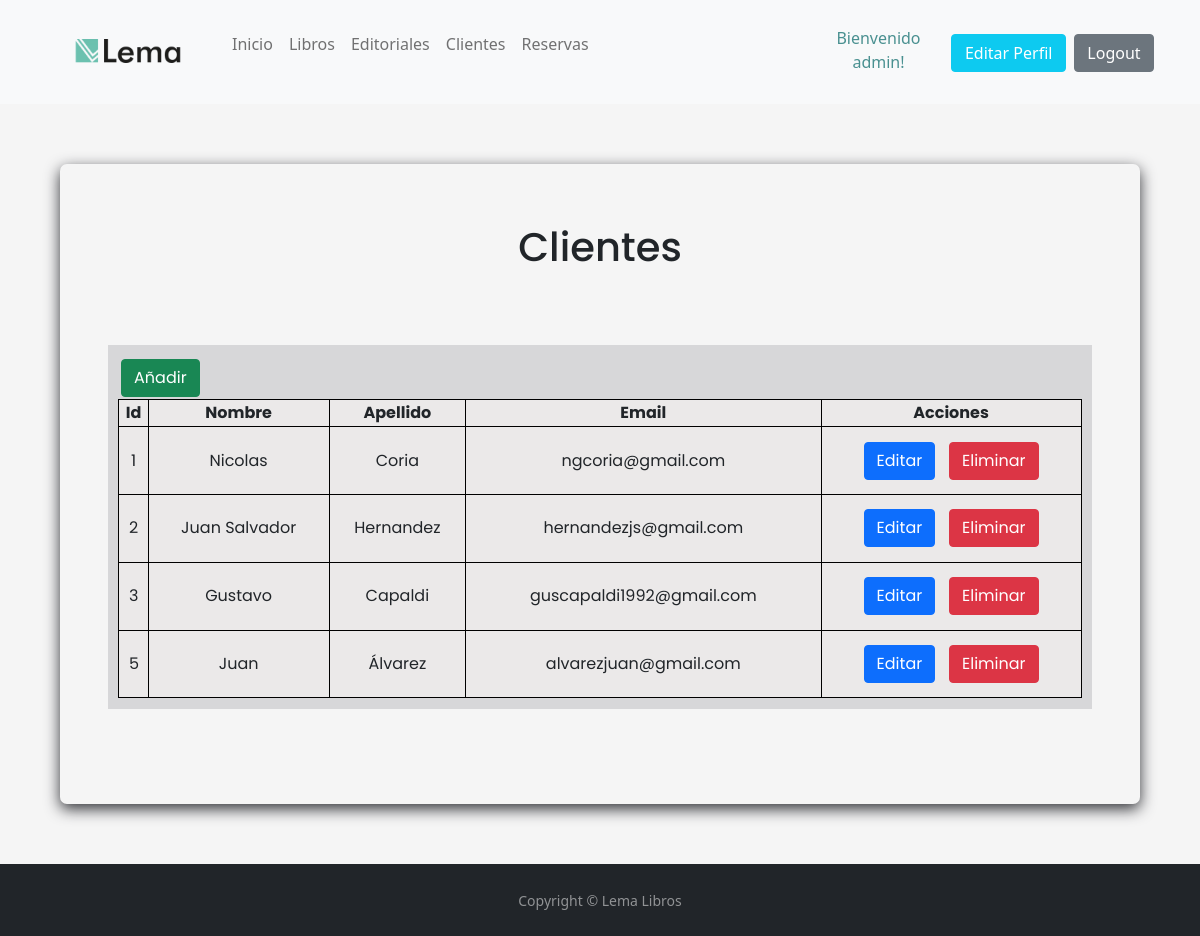
The page /negocio/clientes/ (signed in) on the database its author committed.
### negocio/models.py (models this page shows, shortened)
class Cliente(models.Model):
    nombre = models.CharField(max_length=25)
    apellido = models.CharField(max_length=25)
    email = models.EmailField()
    class Meta:
        verbose_name = "Cliente"
        verbose_name_plural = "Clientes"

### negocio/views.py (the view)
# urls.py: path('clientes/', ClienteList.as_view(), name="clientes"),
class ClienteList(LoginRequiredMixin, ListView):
    model = Cliente

### negocio/templates/negocio/cliente_list.html (shortened to what this page needs)
<!DOCTYPE html>
<html>
    <head>
        {% extends 'negocio/home.html' %}
        {% block contenido %}
            <h1>Clientes</h1>
            <div id=contenedor_tabla>
                <table>
                    <tr>
                        <td>
                            <a href="{% url 'cliente_create' %}"><button type="button" class="btn btn-success">Añadir</button></a>
                        </td>
                    </tr>
                </table>
                <table class="tabla">
                    <thead>
                        <tr>
                            <th class="tabla_head">Id</th>
                            <th class="tabla_head">Nombre</th>
                            <th class="tabla_head">Apellido</th>
                            <th class="tabla_head">Email</th>
                            <th class="tabla_head">Acciones</th>
                        </tr>
                    </thead>
                    <tbody>
                    {% for  cliente in cliente_list %}
                        <tr>
                            <td class="tabla_item">{{cliente.id}}</td>
                            <td class="tabla_item">{{cliente.nombre}}</td>
                            <td class="tabla_item">{{cliente.apellido}}</td>
                            <td class="tabla_item">{{cliente.email}}</td>
                            <td class="tabla_item">
                                <a href="{% url 'cliente_update' cliente.id %}"><button type="button" class="btn btn-primary">Editar</button></a>
                                <a href="{% url 'cliente_delete' cliente.id %}"><button type="button" class="btn btn-danger">Eliminar</button></a>
                            </td>
                        <tr>
                    {% endfor %}
                    </tbody>
                </table>
            </div>
        {% endblock contenido %}

### negocio/templates/negocio/home.html (shortened to what this page needs)
<!DOCTYPE html>
<html>
    <head>
        {% load static %}
        <link href="https://cdn.jsdelivr.net/npm/bootstrap@5.1.3/dist/css/bootstrap.min.css" rel="stylesheet">
        <link rel="stylesheet" href="{% static 'css/style.css' %}">
    </head>
    <body>
        <header>
            <nav id=navbar class="navbar navbar-expand-lg navbar-light bg-light">
                <a class="navbar-brand" href="{% url 'home' %}"><img id=logo src="{% static 'images/logo.jpg' %}" alt="Logo de Lema"></a>
                <div class="collapse navbar-collapse" id="navbarNav">
                  <ul class="navbar-nav">
                    <li class="nav-item active">
                      <a class="nav-link" href="{% url 'home' %}">Inicio</a>
                    </li>
                    {% if user.is_authenticated %}
                      <li class="nav-item active">
                        <a class="nav-link" href="{% url 'libros' %}">Libros</a>
                      </li>
                      <li class="nav-item">
                        <a class="nav-link" href="{% url 'editoriales' %}">Editoriales</a>
                      </li>
                      <li class="nav-item">
                        <a class="nav-link" href="{% url 'clientes' %}">Clientes</a>
                      </li>
                      <li class="nav-item">
                        <a class="nav-link" href="{% url 'reservas' %}">Reservas</a>
                      </li>
                      <div class="botones_navbar">
                        <p id="mensaje_bienvenida">Bienvenido {{user.username}}!</p>
                        <a href="{% url 'editar_perfil' %}" class="btn btn-info">Editar Perfil</a>
                        <form action="{% url 'logout' %}" method="post">
                          <button class="btn btn-secondary" type="submit">Logout</button>
                        </form>
                      </div>
                    {% else %}
                      <div class="botones_navbar">
                        <a href="{% url 'registro' %}" class="btn btn-success">Register</a>
                        <a href="{% url 'login' %}" class="btn">Login</a>
                      </div>
                    {% endif %}
                  </ul>
                </div>
            </nav>
        </header>
        <main>
        {% block contenido %}{% endblock contenido %}
        </main>
        <footer id="sticky-footer" class="flex-shrink-0 py-4 bg-dark text-white-50">
          <div class="container text-center">
            <small>Copyright &copy; Lema Libros</small>
          </div>
        </footer>
    </body>
</html>

### negocio/static/css/style.css (style rules this page uses)
body { background-color: whitesmoke; background-image: url(../images/background.jpg); background-size: cover; background-position: center; background-attachment: fixed; }
#navbar { display: flex; justify-content: space-between; align-items: center; padding: 10px 4% 8px 4%; }
#logo { width: 180px; margin-left: -10px; margin-right: -10px; margin-bottom: 4px; }
.botones_navbar { display: flex; align-items: center; align-self: center; position: absolute; right: 0; margin-right: 4%; }
#mensaje_bienvenida { color: rgb(73, 144, 144); text-align: center; margin-top: 3%; }
.btn { margin: 2%; }
.btn-info { color: white !important; width: 120px; height: 38px; }
main { padding: 5px; margin: 60px 60px; background-color: whitesmoke; background-size: cover; background-position: center; box-shadow: 0px 5px 15px #323338; border-radius: 7px; animation-name: fade-in; animation-duration: 5s; animation-timing-function: ease-out; min-height: 80vh; }
h1, h2, h4 { display: flex; justify-content: center; align-items: center; padding: 5% 0% 3% 0%; font-family: 'Poppins', sans-serif; }
#contenedor_tabla { background-color: #d7d7d9; font-family: 'Poppins', sans-serif; margin: 4%; padding: 1%; }
.tabla { width: 100%; background-color: rgb(235, 233, 233); border-collapse: collapse; text-align: center; }
.tabla_head, .tabla_item { border: solid 1px black }
.tabla_item { padding: 1%; }
li { margin-bottom: 5%; }

### rows shown on the page
Cliente: id "1", nombre "Nicolas", apellido "Coria", email "ngcoria@gmail.com"
Cliente: id "2", nombre "Juan Salvador", apellido "Hernandez", email "hernandezjs@gmail.com"
Cliente: id "3", nombre "Gustavo", apellido "Capaldi", email "guscapaldi1992@gmail.com"
Cliente: id "5", nombre "Juan", apellido "Álvarez", email "alvarezjuan@gmail.com"

### other values the page prints
{{ user.username }} "admin"
